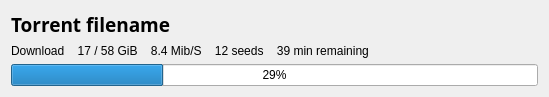
<?xml version="1.0" encoding="UTF-8"?>
<ui version="4.0">
 <class>TorrentElement</class>
 <widget class="QWidget" name="TorrentElement">
  <property name="geometry">
   <rect>
    <x>0</x>
    <y>0</y>
    <width>549</width>
    <height>94</height>
   </rect>
  </property>
  <property name="windowTitle">
   <string>Form</string>
  </property>
  <layout class="QVBoxLayout" name="verticalLayout">
   <item>
    <widget class="QLabel" name="label_name">
     <property name="font">
      <font>
       <family>Ubuntu Condensed</family>
       <pointsize>14</pointsize>
       <weight>75</weight>
       <bold>true</bold>
      </font>
     </property>
     <property name="text">
      <string>Torrent filename</string>
     </property>
    </widget>
   </item>
   <item>
    <widget class="QLabel" name="label_info">
     <property name="text">
      <string>Download    17 / 58 GiB    8.4 Mib/S    12 seeds    39 min remaining</string>
     </property>
    </widget>
   </item>
   <item>
    <widget class="QProgressBar" name="progressBar">
     <property name="value">
      <number>29</number>
     </property>
    </widget>
   </item>
  </layout>
 </widget>
 <resources/>
 <connections/>
</ui>
